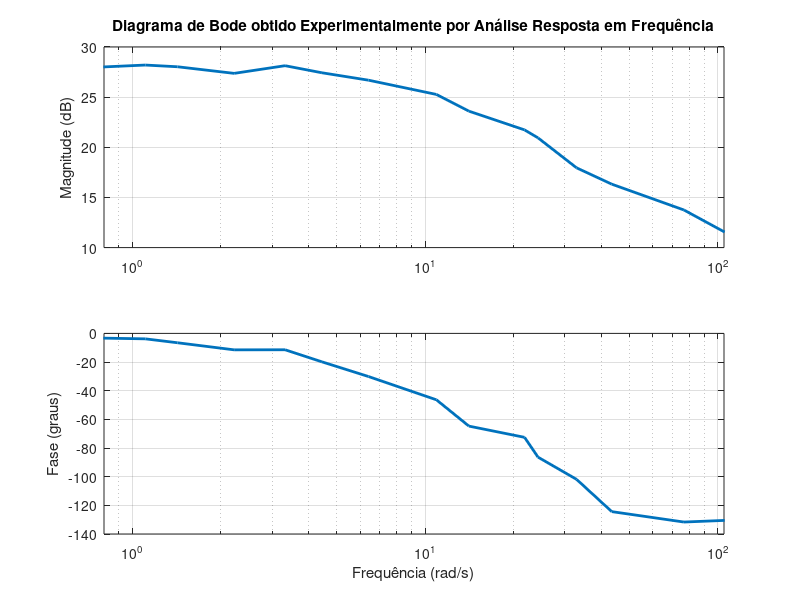

Write MATLAB code to recreate this figure.
clear all
close all

M = [3.7 4.87 6.55 7.9 11.14 12.21 15.138 18.34 21.60 23.52 25.51 23.36 25.2 25.7 24.97 26.00];
freqs = [25 17.5 10 7.5 6 5 3.5 2.5 1.5 1 0.75 0.5 0.35 0.25 0.175 0.1] * 2 * pi;
dt = [0.0210 0.030 0.05 0.054 0.062 0.0579 0.08 0.0740 0.082 0.078 0.06 0.09 0.08 0.06 0.077 0.009]/(2*pi);
freqsReais = [17.25 12.19 6.91 5.24 3.87 3.48 2.247 1.74 1.02 0.707 0.529 0.3544 0.227 0.1762 0.1137 0.07 ]*(2*pi);
G = 20*log10(M);
fase =(dt.*freqsReais)*360;

subplot(2,1,1);
semilogx(freqsReais, G);
% xlabel("Frequência (rad/s)");
ylabel("Magnitude (dB)");
h = get(gca, 'Children');
set(h(1), 'LineWidth', 2)
title('Diagrama de Bode obtido Experimentalmente por Análise Resposta em Frequência');
grid on
xlim([.8 105])
subplot(2,1,2);
semilogx(freqsReais,-fase);
xlabel("Frequência (rad/s)");
ylabel("Fase (graus)");
h = get(gca, 'Children');
set(h(1), 'LineWidth', 2)
grid on
xlim([.8 105])
##g = tf([44.85],[0.075589 1])
##g2 = tf([868.2410319],[1 1736.482064 868.2410319])
#g3 = tf([14.71444775*14.71444775],[1 2*1*14.71444775 14.71444775*14.71444775])
#g4 = zpk([],[-6.516 -1.434], 420.33)
